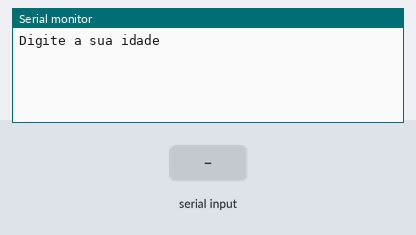
A sketch run on a simulated Arduino Uno, built with avr-gcc and run on an emulated ATmega328P. Parts: the last lines printed to the serial monitor. The inputs (shaded band) are chosen by the test bench.

Above: at 1.2 s.
1.3 s: "sim" received over Serial
At 2.9 s:
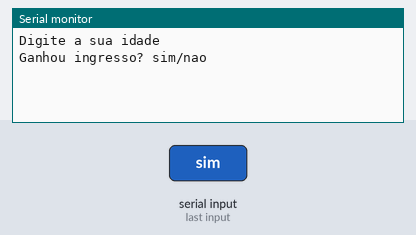
3.8 s: "90,45\n" received over Serial
At 5.9 s:
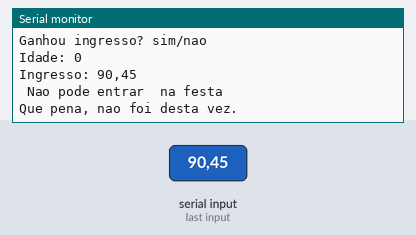

The sketch:

condicionais_exemplo_11.ino
```cpp
/*

Faça um programa que pergunte ao usuário sua idade e se ele tem ingresso.

Após validação, exiba a mensagem se ele pode entrar na festa ou não.

OBS: Condição para entrar na festa é ter o ingresso e ser maior de idade

---
Logo em seguida altere o programa para acender um led caso o usuário possa entrar na festa,
caso contrário acenda um led vermelho

*/

// C++ code
//Variáveis
int idade = 0;
//bool maiorDeIdade = idade >=18;
//valor false = 0
//valor true = 1

String ingresso = "sim";

bool entraNaFesta = idade >= 18 && ingresso == "sim";//true 1


void setup()

{
  Serial.begin(9600);
}

void loop()
{
  //entrada
  //Perguntar idade
  Serial.println("Digite a sua idade");// pergunte a idade do usuário
  while( ! Serial.available() ){}// aguarda o usuário digitar (para o loop)
  idade = Serial.parseInt();

  //Perguntar se tem o Ingresso
  Serial.println("Ganhou ingresso? sim/nao");// pergunte se o usuário tem ingresso
  while( ! Serial.available() ){}// aguarda o usuário digitar (para o loop)
  ingresso = Serial.readString();


  //Processameto
  Serial.println("Idade: " + String(idade));
  //Serial.println("Maioridade: " + String(maiorDeIdade));
  Serial.println("Ingresso: " + String(ingresso));

  if(idade >= 18 && ingresso == "sim" ){
    //bloquinho do sim (true)
    Serial.print(" Parabens... ");
    Serial.println(" Espero que voce curta a festa");
    Serial.println(" serah nesta sexta!!");

  } else {
    //bloquinho do não (false)
    Serial.println(" Nao pode entrar  na festa");
    Serial.println("Que pena, nao foi desta vez.");
  }

 delay(10000);
}
```

Measured:
- after the input at 1.3 s, the serial monitor: prints a new line after 1.0 s (image 1)
- after the input at 3.8 s, the serial monitor: prints a new line after 1.0 s (image 2)
